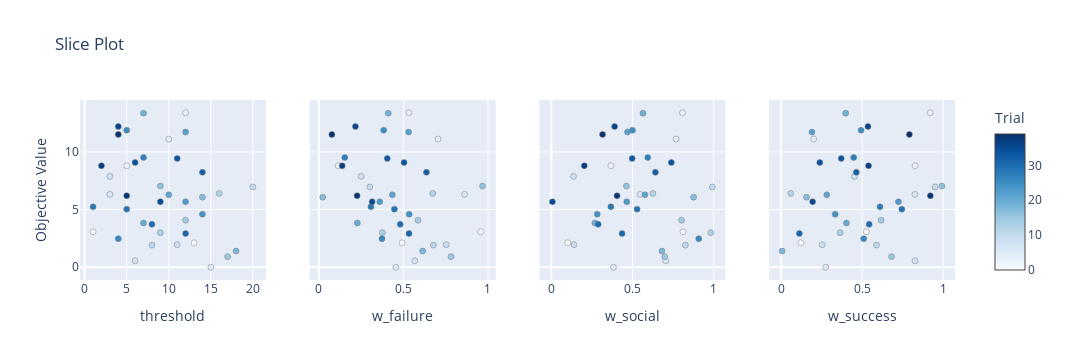

Source (notebook cell):
### Code cell
optuna.visualization.plot_slice(study, params=['w_social', 'w_success','w_failure', 'threshold'])

### Figure 1 — Plotly figure (JSON) as saved in the notebook; plotly's stock layout.template omitted (floating-point values rounded to 4 significant figures)
{"data": [{"marker": {"color": [0, 1, 2, 3, 4, 5, 6, 7, 8, 9, 10, 11, 12, 13, 14, 15, 16, 17, 18, 19, 20, 21, 22, 23, 24, 25, 26, 27, 28, 29, 30, 31, 32, 33, 34, 35, 36, 37, 38, 39], "colorbar": {"title": {"text": "Trial"}, "x": 1, "xpad": 40, "y": 0.5}, "colorscale": [[0, "rgb(247,251,255)"], [0.125, "rgb(222,235,247)"], [0.25, "rgb(198,219,239)"], [0.375, "rgb(158,202,225)"], [0.5, "rgb(107,174,214)"], [0.625, "rgb(66,146,198)"], [0.75, "rgb(33,113,181)"], [0.875, "rgb(8,81,156)"], [1, "rgb(8,48,107)"]], "line": {"color": "Grey", "width": 0.5}, "showscale": true}, "mode": "markers", "name": "Feasible Trial", "showlegend": false, "type": "scatter", "x": [13, 1, 5, 12, 10, 15, 3, 6, 3, 11, 20, 8, 16, 9, 12, 17, 9, 14, 18, 7, 7, 10, 12, 12, 14, 5, 4, 7, 1, 5, 8, 12, 14, 11, 6, 9, 4, 2, 5, 4], "xaxis": "x", "y": [2.12, 3.08, 8.8, 13.4, 11.12, 0, 6.32, 0.56, 7.88, 1.96, 6.96, 1.92, 6.4, 3, 4.08, 0.92, 7.04, 6.08, 1.4, 13.36, 3.84, 6.28, 11.72, 5.68, 4.6, 11.88, 2.48, 9.52, 5.24, 5.04, 3.72, 2.92, 8.24, 9.44, 9.08, 5.68, 12.2, 8.8, 6.2, 11.52], "yaxis": "y"}, {"marker": {"color": [0, 1, 2, 3, 4, 5, 6, 7, 8, 9, 10, 11, 12, 13, 14, 15, 16, 17, 18, 19, 20, 21, 22, 23, 24, 25, 26, 27, 28, 29, 30, 31, 32, 33, 34, 35, 36, 37, 38, 39], "colorbar": {"title": {"text": "Trial"}, "x": 1, "xpad": 40}, "colorscale": [[0, "rgb(247,251,255)"], [0.125, "rgb(222,235,247)"], [0.25, "rgb(198,219,239)"], [0.375, "rgb(158,202,225)"], [0.5, "rgb(107,174,214)"], [0.625, "rgb(66,146,198)"], [0.75, "rgb(33,113,181)"], [0.875, "rgb(8,81,156)"], [1, "rgb(8,48,107)"]], "line": {"color": "Grey", "width": 0.5}, "showscale": false}, "mode": "markers", "name": "Feasible Trial", "showlegend": false, "type": "scatter", "x": [0.4917, 0.9568, 0.1143, 0.5328, 0.7048, 0.4553, 0.8612, 0.5678, 0.2501, 0.7534, 0.3019, 0.6774, 0.6732, 0.3756, 0.5862, 0.7816, 0.968, 0.02303, 0.6135, 0.4104, 0.2277, 0.4344, 0.5307, 0.3604, 0.534, 0.3833, 0.3733, 0.1533, 0.308, 0.4468, 0.4814, 0.533, 0.636, 0.4047, 0.5037, 0.315, 0.2163, 0.1379, 0.2264, 0.07713], "xaxis": "x2", "y": [2.12, 3.08, 8.8, 13.4, 11.12, 0, 6.32, 0.56, 7.88, 1.96, 6.96, 1.92, 6.4, 3, 4.08, 0.92, 7.04, 6.08, 1.4, 13.36, 3.84, 6.28, 11.72, 5.68, 4.6, 11.88, 2.48, 9.52, 5.24, 5.04, 3.72, 2.92, 8.24, 9.44, 9.08, 5.68, 12.2, 8.8, 6.2, 11.52], "yaxis": "y2"}, {"marker": {"color": [0, 1, 2, 3, 4, 5, 6, 7, 8, 9, 10, 11, 12, 13, 14, 15, 16, 17, 18, 19, 20, 21, 22, 23, 24, 25, 26, 27, 28, 29, 30, 31, 32, 33, 34, 35, 36, 37, 38, 39], "colorbar": {"title": {"text": "Trial"}, "x": 1, "xpad": 40}, "colorscale": [[0, "rgb(247,251,255)"], [0.125, "rgb(222,235,247)"], [0.25, "rgb(198,219,239)"], [0.375, "rgb(158,202,225)"], [0.5, "rgb(107,174,214)"], [0.625, "rgb(66,146,198)"], [0.75, "rgb(33,113,181)"], [0.875, "rgb(8,81,156)"], [1, "rgb(8,48,107)"]], "line": {"color": "Grey", "width": 0.5}, "showscale": false}, "mode": "markers", "name": "Feasible Trial", "showlegend": false, "type": "scatter", "x": [0.1017, 0.8115, 0.3668, 0.8086, 0.769, 0.3829, 0.5467, 0.7049, 0.1365, 0.1393, 0.992, 0.826, 0.6263, 0.9829, 0.8028, 0.6994, 0.463, 0.877, 0.6818, 0.5649, 0.2681, 0.5769, 0.4693, 0.4649, 0.2826, 0.5002, 0.9087, 0.5942, 0.3668, 0.5286, 0.2887, 0.4358, 0.6412, 0.498, 0.7395, 0.006394, 0.3898, 0.203, 0.4049, 0.3157], "xaxis": "x3", "y": [2.12, 3.08, 8.8, 13.4, 11.12, 0, 6.32, 0.56, 7.88, 1.96, 6.96, 1.92, 6.4, 3, 4.08, 0.92, 7.04, 6.08, 1.4, 13.36, 3.84, 6.28, 11.72, 5.68, 4.6, 11.88, 2.48, 9.52, 5.24, 5.04, 3.72, 2.92, 8.24, 9.44, 9.08, 5.68, 12.2, 8.8, 6.2, 11.52], "yaxis": "y3"}, {"marker": {"color": [0, 1, 2, 3, 4, 5, 6, 7, 8, 9, 10, 11, 12, 13, 14, 15, 16, 17, 18, 19, 20, 21, 22, 23, 24, 25, 26, 27, 28, 29, 30, 31, 32, 33, 34, 35, 36, 37, 38, 39], "colorbar": {"title": {"text": "Trial"}, "x": 1, "xpad": 40}, "colorscale": [[0, "rgb(247,251,255)"], [0.125, "rgb(222,235,247)"], [0.25, "rgb(198,219,239)"], [0.375, "rgb(158,202,225)"], [0.5, "rgb(107,174,214)"], [0.625, "rgb(66,146,198)"], [0.75, "rgb(33,113,181)"], [0.875, "rgb(8,81,156)"], [1, "rgb(8,48,107)"]], "line": {"color": "Grey", "width": 0.5}, "showscale": false}, "mode": "markers", "name": "Feasible Trial", "showlegend": false, "type": "scatter", "x": [0.1221, 0.5253, 0.8261, 0.9193, 0.2011, 0.2752, 0.8256, 0.8262, 0.4522, 0.253, 0.9498, 0.5881, 0.05967, 0.3636, 0.6169, 0.6809, 0.992, 0.1566, 0.006266, 0.3981, 0.4031, 0.282, 0.1906, 0.7238, 0.3334, 0.4932, 0.5096, 0.4476, 0.6099, 0.7446, 0.5432, 0.1128, 0.4639, 0.3709, 0.2387, 0.1944, 0.5358, 0.5391, 0.9205, 0.7911], "xaxis": "x4", "y": [2.12, 3.08, 8.8, 13.4, 11.12, 0, 6.32, 0.56, 7.88, 1.96, 6.96, 1.92, 6.4, 3, 4.08, 0.92, 7.04, 6.08, 1.4, 13.36, 3.84, 6.28, 11.72, 5.68, 4.6, 11.88, 2.48, 9.52, 5.24, 5.04, 3.72, 2.92, 8.24, 9.44, 9.08, 5.68, 12.2, 8.8, 6.2, 11.52], "yaxis": "y4"}], "layout": {"height": 360, "title": {"text": "Slice Plot"}, "width": 1200, "xaxis": {"anchor": "y", "autorange": true, "domain": [0, 0.2125], "range": [-0.496, 21.5], "title": {"text": "threshold"}, "type": "linear"}, "xaxis2": {"anchor": "y2", "autorange": true, "domain": [0.2625, 0.475], "range": [-0.05138, 1.042], "title": {"text": "w_failure"}, "type": "linear"}, "xaxis3": {"anchor": "y3", "autorange": true, "domain": [0.525, 0.7375], "range": [-0.07121, 1.07], "title": {"text": "w_social"}, "type": "linear"}, "xaxis4": {"anchor": "y4", "autorange": true, "domain": [0.7875, 1], "range": [-0.07135, 1.07], "title": {"text": "w_success"}, "type": "linear"}, "yaxis": {"anchor": "x", "autorange": true, "domain": [0, 1], "range": [-1.106, 14.51], "title": {"text": "Objective Value"}, "type": "linear"}, "yaxis2": {"anchor": "x2", "autorange": true, "domain": [0, 1], "matches": "y", "range": [-1.106, 14.51], "showticklabels": false, "type": "linear"}, "yaxis3": {"anchor": "x3", "autorange": true, "domain": [0, 1], "matches": "y", "range": [-1.106, 14.51], "showticklabels": false, "type": "linear"}, "yaxis4": {"anchor": "x4", "autorange": true, "domain": [0, 1], "matches": "y", "range": [-1.106, 14.51], "showticklabels": false, "type": "linear"}}}
